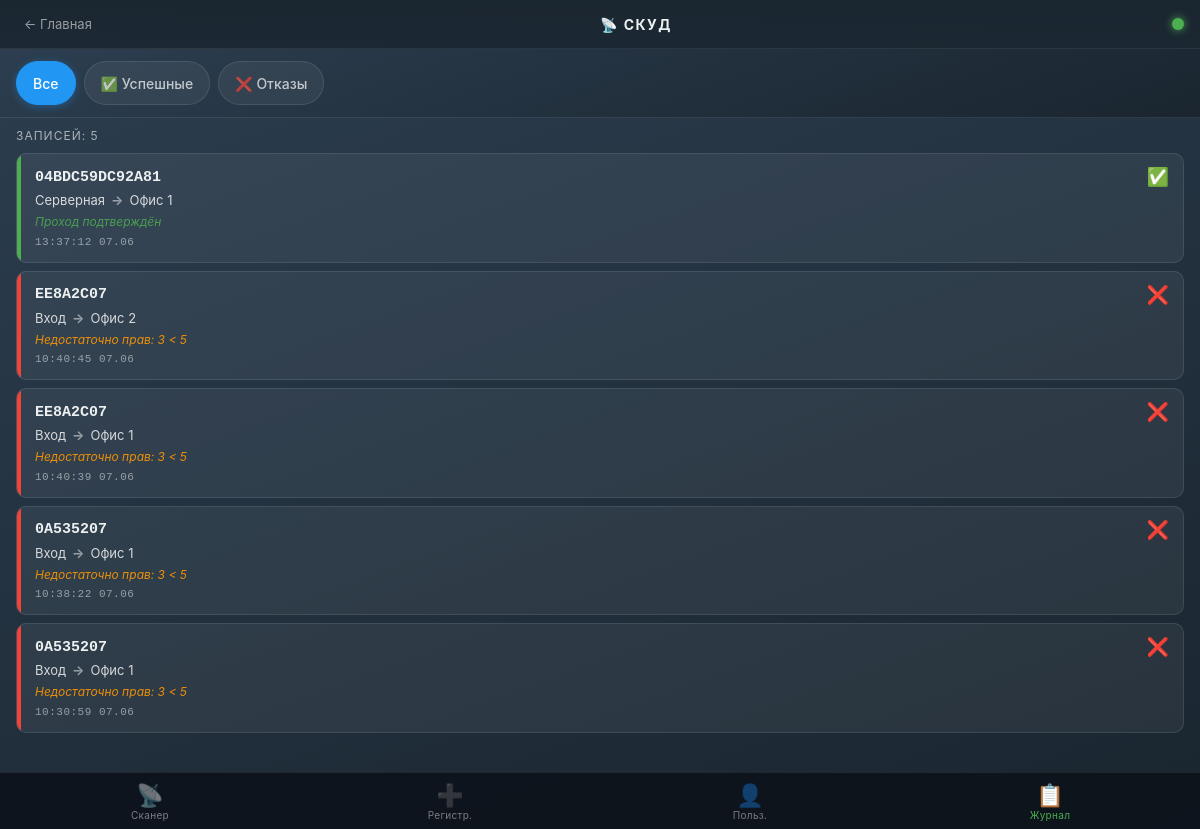
Screenshot of /mobile/logs with the database file from the repository.
### tables this page shows
CREATE TABLE access_logs (
            id INTEGER PRIMARY KEY AUTOINCREMENT,
            uid TEXT NOT NULL,
            zone_from INTEGER NOT NULL,
            zone_to INTEGER NOT NULL,
            success INTEGER NOT NULL,
            reason TEXT,
            timestamp DATETIME DEFAULT CURRENT_TIMESTAMP,
            FOREIGN KEY (uid) REFERENCES users(uid)
        );

CREATE TABLE zones (
            id INTEGER PRIMARY KEY,
            name TEXT NOT NULL,
            is_exit INTEGER NOT NULL DEFAULT 0,
            required_rank INTEGER NOT NULL DEFAULT 3
        );

### app.py (the view)
@app.route('/mobile/logs')
def mobile_logs():
    logs_list = get_recent_logs(100)
    zones_info = get_zones_info()
    return render_template('m_logs.html', logs=logs_list, zones=zones_info)

### database.py (called while the page is built)
def get_connection():
    conn = sqlite3.connect(DB_PATH)
    conn.row_factory = sqlite3.Row
    conn.execute("PRAGMA foreign_keys = ON")
    return conn

def get_zones_info():
    conn = get_connection()
    cursor = conn.cursor()
    cursor.execute("SELECT id, name, is_exit, required_rank FROM zones")
    zones = {
        row['id']: {
            'name': row['name'],
            'is_exit': bool(row['is_exit']),
            'required_rank': row['required_rank']
        }
        for row in cursor.fetchall()
    }
    conn.close()
    return zones

def get_recent_logs(limit: int = 100):
    conn = get_connection()
    cursor = conn.cursor()
    cursor.execute(
        "SELECT * FROM access_logs ORDER BY timestamp DESC LIMIT ?",
        (limit,)
    )
    logs = cursor.fetchall()
    conn.close()
    return logs

### templates/m_logs.html (shortened to what this page needs)
{% extends "mobile_base.html" %}
{% set active_tab = 'logs' %}
{% block content %}
{% set zone_names = {} %}
{% for zid, z in zones.items() %}
{% set _ = zone_names.update({zid: z.name}) %}
{% endfor %}
<div class="logs-wrap">
    <div class="filter-bar" id="filter-bar">
        <div class="filter-chip active" data-filter="all">Все</div>
        <div class="filter-chip" data-filter="success">✅ Успешные</div>
        <div class="filter-chip" data-filter="fail">❌ Отказы</div>
    </div>
    <div class="counter">
        Записей: <span id="counter-num">{{ logs|length }}</span>
    </div>
    <div class="log-list" id="log-list">
        {% for log in logs %}
        {% set from_name = zones[log.zone_from].name if log.zone_from in zones else ('Зона ' ~ log.zone_from) %}
        {% set to_name   = zones[log.zone_to].name   if log.zone_to   in zones else ('Зона ' ~ log.zone_to)   %}
        <div class="log-card {% if log.success %}success{% else %}fail{% endif %}"
             data-success="{{ '1' if log.success else '0' }}">
            <div class="log-row">
                <div class="log-uid">{{ log.uid }}</div>
                <div class="log-status">{% if log.success %}✅{% else %}❌{% endif %}</div>
            </div>
            <div class="log-direction">
                <span>{{ from_name }}</span>
                <span class="arrow">→</span>
                <span>{{ to_name }}</span>
            </div>
            {% if log.reason %}
            <div class="log-reason">{{ log.reason }}</div>
            {% endif %}
            <div class="log-time" data-ts="{{ log.timestamp }}">{{ log.timestamp }}</div>
        </div>
        {% endfor %}
    </div>
</div>
{% endblock %}

### templates/m_logs.html (style rules this page uses)
.logs-wrap { display: flex; flex-direction: column; padding: 0 0 16px 0; }
.filter-bar { position: sticky; top: 0; z-index: 10; display: flex; gap: 8px; padding: 12px 16px; overflow-x: auto; scroll-snap-type: x mandatory; -webkit-overflow-scrolling: touch; background: linear-gradient(160deg, #2c3e50 0%, #1a252f 100%); border-bottom: 1px solid rgba(255,255,255,0.08); }
.filter-chip { flex: 0 0 auto; min-height: 44px; display: inline-flex; align-items: center; padding: 10px 16px; background: rgba(255,255,255,0.06); color: rgba(255,255,255,0.7); border: 1px solid rgba(255,255,255,0.1); border-radius: 22px; font-size: 14px; font-weight: 500; cursor: pointer; white-space: nowrap; scroll-snap-align: start; transition: all 0.15s; -webkit-tap-highlight-color: transparent; }
.filter-chip.active { background: #2196f3; color: white; border-color: #2196f3; box-shadow: 0 2px 8px rgba(33,150,243,0.35); }
.counter { padding: 10px 16px 6px 16px; font-size: 12px; color: rgba(255,255,255,0.6); text-transform: uppercase; letter-spacing: 1px; }
.log-list { display: flex; flex-direction: column; gap: 8px; padding: 4px 16px 16px 16px; }
.log-card { position: relative; background: rgba(255,255,255,0.06); border: 1px solid rgba(255,255,255,0.1); border-radius: 10px; padding: 14px 14px 14px 18px; display: flex; flex-direction: column; gap: 6px; overflow: hidden; }
.log-card::before { content: ''; position: absolute; left: 0; top: 0; bottom: 0; width: 4px; }
.log-card.success::before { background: #4caf50; }
.log-card.fail::before { background: #f44336; }
.log-row { display: flex; align-items: center; justify-content: space-between; gap: 10px; }
.log-uid { font-family: 'Courier New', monospace; font-size: 15px; font-weight: bold; color: #ecf0f1; word-break: break-all; flex: 1; min-width: 0; }
.log-status { flex: 0 0 auto; font-size: 18px; line-height: 1; }
.log-direction { font-size: 13px; color: rgba(255,255,255,0.8); display: flex; align-items: center; gap: 6px; flex-wrap: wrap; }
.log-direction .arrow { color: rgba(255,255,255,0.5); font-weight: bold; }
.log-reason { font-size: 12px; color: rgba(255,152,0,0.9); font-style: italic; line-height: 1.3; }
.log-card.success .log-reason { color: rgba(76,175,80,0.85); }
.log-time { font-size: 11px; color: rgba(255,255,255,0.5); font-family: 'Courier New', monospace; letter-spacing: 0.5px; }

### rows the page displays
access_logs: uid "04BDC59DC92A81", reason "Проход подтверждён"
zones: name "Серверная"
zones: name "Офис 1"
access_logs: uid "EE8A2C07", reason "Недостаточно прав: 3 < 5"
zones: name "Вход"
zones: name "Офис 2"
access_logs: uid "EE8A2C07", reason "Недостаточно прав: 3 < 5"
access_logs: uid "0A535207", reason "Недостаточно прав: 3 < 5"
access_logs: uid "0A535207", reason "Недостаточно прав: 3 < 5"

### other values shown
{{ logs|length }} "5"
